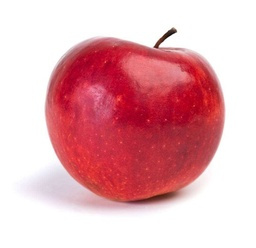
#> input picture data/IMG18.jpg, 256 x 248 px, shrunk from 500 x 485 before the run
$ python 13A-RegionDescriptionAndFiltering.py
#> lines starting #> are read from the running program, lines starting #| are printed output that depends on the picture; after the words box and inside, x2 and y2 are one past the last pixel; in counts of white or black regions, pixels touching at a corner belong together
'''
reference:https://www.youtube.com/watch?v=_kwZj-EB1OU&list=PLuh62Q4Sv7BUf60vkjePfcOQc8sHxmnDX&index=16
'''

import numpy as np
import cv2
import matplotlib.pyplot as plt

'''===============distance Transform======================'''


# reference:https://blog.csdn.net/a8039974/article/details/78931047
def distancetransform(binary_img):
    '''
    二值图的距离转换
    将图像中的目标像素点分类，分为内部点，外部点和孤立点。
    以中心像素的四邻域为例，如果中心像素为目标像素(值为1)且四邻域都为目标像素(值为1)，则该点为内部点。
    如果该中心像素为目标像素，四邻域为背景像素(值为0)，则该中心点为孤立点 即为kernel的来源
    :param binary_img: 二值图，其中目标物为255 背景为0
    :return:
    '''
    [H, W] = binary_img.shape
    kernel = np.array([[0, 1, 0], [1, 1, 1], [0, 1, 0]])
    inter_list = list()
    uninter_list = list()
    for h in range(1, H - 2):
        for w in range(1, W - 2):
            if binary_img[h][w] == 255:
                # 计算图像中所有的内部点和非内部点，点集分别为inter_list uninter_list
                if np.sum(binary_img[h - 1:h + 2, w - 1:w + 2] * kernel) == 5 * 255:
                    inter_list.append([h, w])
                else:
                    uninter_list.append([h, w])
    # 对于每一个内部点(x,y)，使用距离公式disf()计算在uninter_list中的最小距离，这些最小距离构成集合res
    # 其中距离公式可根据实际场景进行修改，此处使用的是欧式距离
    inter = np.array(inter_list)
    uninter = np.array(uninter_list)
    inter_x, inter_y = inter[:, 0], inter[:, 1]
    uninter_x, uninter_y = uninter[:, 0], uninter[:, 1]

    [a1, a2] = np.meshgrid(inter_x, uninter_x)
    [b1, b2] = np.meshgrid(inter_y, uninter_y)
    x_power = np.power((a1 - a2), 2)
    y_power = np.power((b1 - b2), 2)
    res = np.min(np.sqrt((x_power + y_power)), axis=0)
    # 计算res中的最大最小值Max, Min
    min_ = np.min(res)
    max_ = np.max(res)

    res_img = binary_img.copy()
    # 对于每一个内部点，转换后的灰度值G计算
    for i in range(len(inter_list)):
        res_img[inter_list[i][0], inter_list[i][1]] = ((res[i] - min_) / (max_ - min_)) * 255

    # 边缘点黑化
    for i in range(len(uninter_list)):
        res_img[uninter_list[i][0], uninter_list[i][1]] = 0
    return res_img


img = cv2.imread('./data/IMG18.jpg')
#> img is the input picture: shape (248, 256, 3); mean B, G, R 182.7, 176.2, 230.2
gray_img = cv2.cvtColor(img, cv2.COLOR_BGR2GRAY)
_, binary_img = cv2.threshold(gray_img, 200, 255, cv2.THRESH_BINARY)
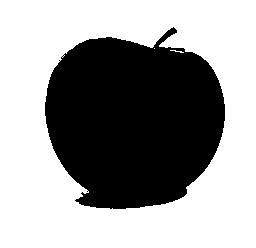
#> binary_img: shape (248, 256); 61.1% white; 1 black region, box (x1, y1, x2, y2) and area: (45, 27, 225, 209) 24712
binary_img = 255 - binary_img
kernel = np.ones((3, 3), np.uint8)
opening = cv2.morphologyEx(binary_img, cv2.MORPH_OPEN, kernel, iterations=2)
#> opening: shape (248, 256); 38.7% white; 2 white regions, box (x1, y1, x2, y2) and area: (45, 37, 225, 209) 24504, (168, 29, 175, 35) 38

plt.figure(figsize=(7, 7))
plt.subplot(2, 2, 1)
plt.title('origin img')
plt.imshow(cv2.cvtColor(img, cv2.COLOR_BGR2RGB))

plt.subplot(2, 2, 2)
plt.title('binary img')
plt.imshow(binary_img, cmap='gray')

dist_trans = cv2.distanceTransform(opening, cv2.DIST_L2, 5)
plt.subplot(2, 2, 3)
plt.title('distTrans from cv2')
plt.imshow(dist_trans, cmap='gray')

res = distancetransform(binary_img)
#> after the loop in distancetransform, `for i in range(len(uninter_list)):`:
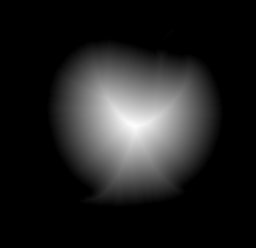
#> res_img: shape (248, 256); min 0, max 255, mean 33.2
plt.subplot(2, 2, 4)
plt.title('distTrans from myself')
plt.imshow(res, cmap='gray')
plt.show()


'''====================骨骼提取算法=================='''

def f1(img, border_list, border_kernel, threshold_list):
    border_list_ = border_list.copy()
    for i in range(len(border_list)):
        weight = np.sum(
            img[border_list[i][0] - 1:border_list[i][0] + 2, border_list[i][1] - 1:border_list[i][1] + 2]
            * border_kernel/255)
        if weight in threshold_list:
            border_list_.remove(border_list[i])
            img[border_list[i][0], border_list[i][1]] = 0
    border_list = border_list_.copy()
    return img, border_list


def make_border(img, border_kernel):
    img = img/255.
    [H, W] = img.shape
    border_list = []
    A0 = [3, 6, 7, 12, 14, 15, 24, 28, 30, 31, 48, 56, 60, 62, 63, 96,
          112, 120, 124, 126, 127, 129, 131, 135, 143, 159, 191, 192,
          193, 195, 199, 207, 223, 224, 225, 227, 231, 239, 240, 241,
          243, 247, 248, 249, 251, 252, 253, 254]

    for h in range(1, H - 2):
        for w in range(1, W - 2):
            if img[h, w] == 1.:
                weight = np.sum(img[h - 1:h + 2, w - 1:w + 2] * border_kernel)
                if weight in A0:
                    border_list.append([h, w])

    return border_list

def K3M(binary_img):
    '''
    图像的骨骼提取算法K3M，参考文献http://matwbn.icm.edu.pl/ksiazki/amc/amc20/amc2029.pdf
    :param binary_img: 设定背景为0 前景为255
    :return: 只有骨骼信息的二值图
    '''
    [H, W] = binary_img.shape

    # 获取border pixels，border pixel的8个邻居必定不全为白
    border_kernel = np.ones(shape=(3, 3))
    border_kernel = np.array([[128, 1, 2], [64, 0, 4], [32, 16, 8]])
    border_list = make_border(binary_img, border_kernel)

    while True:
        old_border_list = border_list.copy()
        A1 = [7, 14, 28, 56, 112, 131, 193, 224]
        binary_img, border_list = f1(binary_img, border_list, border_kernel, A1)

        A2 = [7, 14, 15, 28, 30, 56, 60, 112, 120, 131, 135, 193, 195, 224, 225, 240]
        binary_img, border_list = f1(binary_img, border_list, border_kernel, A2)

        A3 = [7, 14, 15, 28, 30, 31, 56, 60, 62, 112, 120, 124, 131, 135,
              143, 193, 195, 199, 224, 225, 227, 240, 241, 248]
        binary_img, border_list = f1(binary_img, border_list, border_kernel, A3)

        A4 = [7, 14, 15, 28, 30, 31, 56, 60, 62, 63, 112, 120,
                124, 126, 131, 135, 143, 159, 193, 195, 199, 207,
                224, 225, 227, 231, 240, 241, 243, 248, 249, 252]
        binary_img, border_list = f1(binary_img, border_list, border_kernel, A4)

        A5 = [7, 14, 15, 28, 30, 31, 56, 60, 62, 63, 112, 120,
                124, 126, 131, 135, 143, 159, 191, 193, 195, 199,
                207, 224, 225, 227, 231, 239, 240, 241, 243, 248,
                249, 251, 252, 254]
        binary_img, border_list = f1(binary_img, border_list, border_kernel, A5)
        border_list = make_border(binary_img, border_kernel)
        if len(old_border_list) == len(border_list):
            break

    A1pix = [3, 6, 7, 12, 14, 15, 24, 28, 30, 31, 48, 56,
             60, 62, 63, 96, 112, 120, 124, 126, 127, 129, 131,
             135, 143, 159, 191, 192, 193, 195, 199, 207, 223,
             224, 225, 227, 231, 239, 240, 241, 243, 247, 248,
             249, 251, 252, 253, 254]
    binary_img, border_list = f1(binary_img, border_list, border_kernel, A1pix)
    return binary_img


img = cv2.imread('./data/IMG19.jpg')
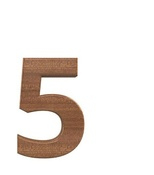
#> input picture data/IMG19.jpg, 154 x 175 px, shrunk from 300 x 342 before the run
#> img is the input picture: shape (175, 154, 3); mean B, G, R 226.8, 231, 237.4
gray_img = cv2.cvtColor(img, cv2.COLOR_BGR2GRAY)
#> gray_img: shape (175, 154)
_, binary_img = cv2.threshold(gray_img, 200, 255, cv2.THRESH_BINARY)
#> binary_img: shape (175, 154); 84.6% white; 1 black region, box (x1, y1, x2, y2) and area: (17, 58, 85, 159) 4154
binary_img = 255 - binary_img

plt.figure(figsize=(7, 5))
plt.subplot(1, 3, 1)
plt.title('origin img')
plt.imshow(cv2.cvtColor(img, cv2.COLOR_BGR2RGB))

plt.subplot(1, 3, 2)
plt.title('binary img')
plt.imshow(binary_img, cmap='gray')

skele = K3M(binary_img)
#> after the loop in make_border, `for h in range(1, H - 2):`: border_list = 512 pairs, first value 58 to 158, second value 17 to 84
#> the loop in K3M, `while True:` made 13 passes
#> pass 1, in K3M, `binary_img, border_list = f1(binary_img, border_list, border_kernel, A2)`:
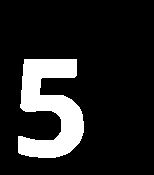
#> binary_img: shape (175, 154); 14.4% white; 1 white region, box (x1, y1, x2, y2) and area: (18, 59, 84, 158) 3891
#> pass 1, in K3M, `binary_img, border_list = f1(binary_img, border_list, border_kernel, A3)`:
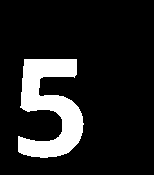
#> binary_img: shape (175, 154); 13.6% white; 1 white region, box (x1, y1, x2, y2) and area: (18, 59, 84, 158) 3657
#> after the loop in K3M, `while True:`:
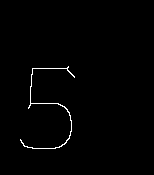
#> binary_img: shape (175, 154); 0.91% white in thin lines or dots, all inside (x1, y1, x2, y2) = (20, 66, 75, 149)
#> in K3M, `binary_img, border_list = f1(binary_img, border_list, border_kernel, A..`: binary_img: shape (175, 154); 0.89% white in thin lines or dots, all inside (x1, y1, x2, y2) = (20, 67, 75, 149)
#> in K3M, `binary_img, border_list = f1(binary_img, border_list, border_kernel, A..`: border_list = []
plt.subplot(1, 3, 3)
plt.title('K3M')
plt.imshow(skele, cmap='gray')
plt.show()
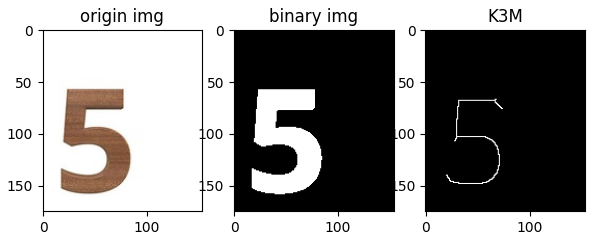
#> figure drawn by matplotlib, 3 panels
